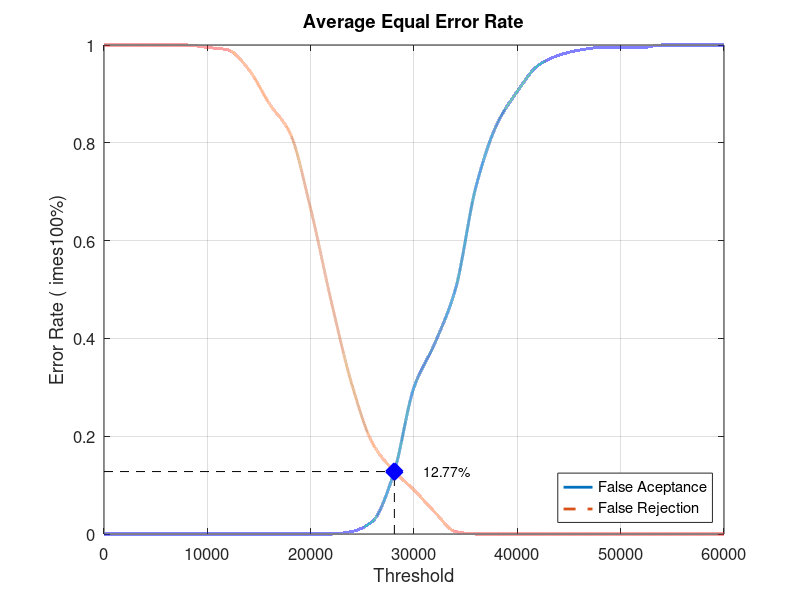
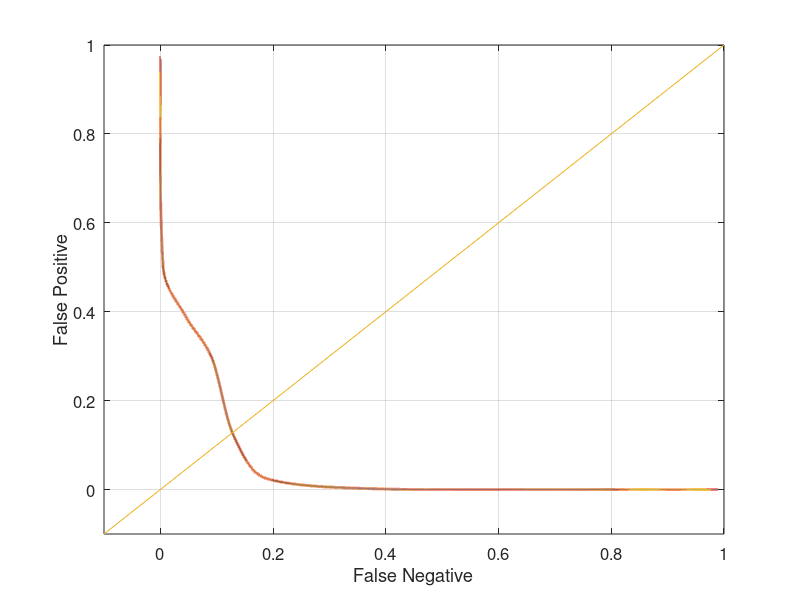

The MATLAB script that drew these images, in order:
close all;
clear;
clc;
x = 0:2000:60000;
xq = 0:0.5:60000;

y0 = [0 0 0 0 0 0 0 0 0 0 0 0 0.00526316 0.0263158 0.121053 0.3 0.389474 0.5 0.710526 0.836842 0.905263 0.957895 0.978947 0.989474 0.994737 0.994737 0.994737 1 1 1 1]
yy0 = interp1(x, y0, xq, 'pchip');
y1 = [1 1 1 1 1 0.995 0.99 0.95 0.88 0.82 0.665 0.475 0.305 0.185 0.13 0.09 0.045 0.005 0 0 0 0 0 0 0 0 0 0 0 0 0]
yy1 = interp1(x, y1, xq, 'pchip');

% Calculating EER: 
y2 = abs(y0 - y1);
find(y2 == min(y2))
yy2 = abs(yy0 - yy1);
xEER = find(yy2 == min(yy2));
xEERIndex = xq(xEER) % X-axis EER
yEER = yy0(xEER) % Y-axis EER

main = figure
plot(xq, yy0,'-','LineWidth', 2);	hold on
plot(xq, yy1,'--','LineWidth', 2);	hold on
plot([xEERIndex xEERIndex], [0 yEER], 'k--');	hold on
plot([0 xEERIndex], [yEER yEER], 'k--');	hold on
plot(xEERIndex, yEER, 'bx', 'LineWidth', 10);	hold on
text(xEERIndex + 10 * xEERIndex / 100, yEER, [num2str(round((10000 * yEER)) / 100) '%'])
legend('False Aceptance', 'False Rejection', 'Location', 'SouthEast')
xlabel('Threshold')
ylabel('Error Rate (	imes100%)')
title('Average Equal Error Rate')
set(gca, 'FontSize', 12)
axis([0 60000 0 1])
grid on

print(main, 'Database3_3Main', '-dpng');
FNRxFPR = figure('Color', [1 1 1]);
plot(yy1, yy0, '-', yy1, yy0, 'LineWidth', 2);
hold on
y = -0.1:0.1:1
plot(y, y); 
set(gca, 'FontSize', 12)
xlabel('False Negative')
ylabel('False Positive')
axis([-0.1 1 -0.1 1])
set(gca, 'FontSize', 12)
grid on

print(FNRxFPR, 'Database3_3FNRxFPR','-dpng');
